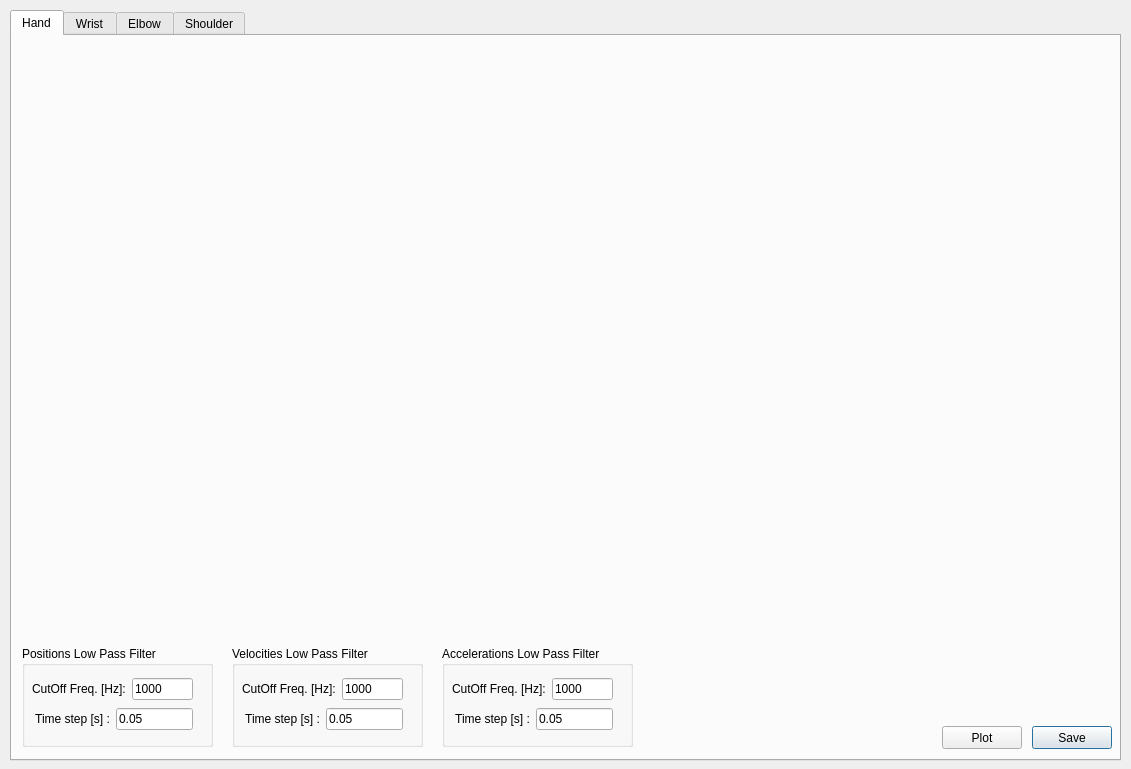
<?xml version="1.0" encoding="UTF-8"?>
<ui version="4.0">
 <class>CompControlDialog</class>
 <widget class="QDialog" name="CompControlDialog">
  <property name="geometry">
   <rect>
    <x>0</x>
    <y>0</y>
    <width>1131</width>
    <height>769</height>
   </rect>
  </property>
  <property name="windowTitle">
   <string>Components during control</string>
  </property>
  <widget class="QTabWidget" name="tabWidget">
   <property name="geometry">
    <rect>
     <x>10</x>
     <y>10</y>
     <width>1111</width>
     <height>751</height>
    </rect>
   </property>
   <property name="currentIndex">
    <number>0</number>
   </property>
   <widget class="QWidget" name="tab_hand">
    <attribute name="title">
     <string>Hand</string>
    </attribute>
    <widget class="QWidget" name="layoutWidget">
     <property name="geometry">
      <rect>
       <x>10</x>
       <y>10</y>
       <width>1081</width>
       <height>591</height>
      </rect>
     </property>
     <layout class="QVBoxLayout" name="verticalLayout">
      <item>
       <layout class="QHBoxLayout" name="horizontalLayout">
        <item>
         <widget class="QCustomPlot" name="plot_hand_x" native="true"/>
        </item>
        <item>
         <widget class="QCustomPlot" name="plot_hand_y" native="true"/>
        </item>
        <item>
         <widget class="QCustomPlot" name="plot_hand_z" native="true"/>
        </item>
       </layout>
      </item>
      <item>
       <layout class="QHBoxLayout" name="horizontalLayout_2">
        <item>
         <widget class="QCustomPlot" name="plot_hand_wx" native="true"/>
        </item>
        <item>
         <widget class="QCustomPlot" name="plot_hand_wy" native="true">
          <zorder>groupBox_low_pass_vel</zorder>
          <zorder>groupBox_low_pass_vel_2</zorder>
          <zorder>groupBox_low_pass_pos</zorder>
         </widget>
        </item>
        <item>
         <widget class="QCustomPlot" name="plot_hand_wz" native="true"/>
        </item>
       </layout>
      </item>
     </layout>
    </widget>
    <widget class="QPushButton" name="pushButton_save_hand">
     <property name="geometry">
      <rect>
       <x>1020</x>
       <y>690</y>
       <width>80</width>
       <height>23</height>
      </rect>
     </property>
     <property name="text">
      <string>Save</string>
     </property>
    </widget>
    <widget class="QPushButton" name="pushButton_plot_hand">
     <property name="geometry">
      <rect>
       <x>930</x>
       <y>690</y>
       <width>80</width>
       <height>23</height>
      </rect>
     </property>
     <property name="text">
      <string>Plot</string>
     </property>
    </widget>
    <widget class="QGroupBox" name="groupBox_low_pass_acc_hand">
     <property name="geometry">
      <rect>
       <x>430</x>
       <y>610</y>
       <width>191</width>
       <height>101</height>
      </rect>
     </property>
     <property name="title">
      <string>Accelerations Low Pass Filter </string>
     </property>
     <widget class="QWidget" name="layoutWidget_13">
      <property name="geometry">
       <rect>
        <x>10</x>
        <y>30</y>
        <width>161</width>
        <height>58</height>
       </rect>
      </property>
      <layout class="QVBoxLayout" name="verticalLayout_14">
       <item>
        <layout class="QHBoxLayout" name="horizontalLayout_27">
         <item>
          <widget class="QLabel" name="label_f_cutoff_acc_hand">
           <property name="text">
            <string>CutOff Freq. [Hz]:</string>
           </property>
          </widget>
         </item>
         <item>
          <widget class="QLineEdit" name="lineEdit_f_cutoff_acc_hand">
           <property name="text">
            <string>1000</string>
           </property>
          </widget>
         </item>
        </layout>
       </item>
       <item>
        <layout class="QHBoxLayout" name="horizontalLayout_28">
         <item>
          <widget class="QLabel" name="label_time_step_acc_hand">
           <property name="text">
            <string> Time step [s] :</string>
           </property>
          </widget>
         </item>
         <item>
          <widget class="QLineEdit" name="lineEdit_time_step_acc_hand">
           <property name="text">
            <string>0.05</string>
           </property>
          </widget>
         </item>
        </layout>
       </item>
      </layout>
     </widget>
    </widget>
    <widget class="QGroupBox" name="groupBox_low_pass_pos_hand">
     <property name="geometry">
      <rect>
       <x>10</x>
       <y>610</y>
       <width>191</width>
       <height>101</height>
      </rect>
     </property>
     <property name="title">
      <string>Positions Low Pass Filter </string>
     </property>
     <widget class="QWidget" name="layoutWidget_14">
      <property name="geometry">
       <rect>
        <x>10</x>
        <y>30</y>
        <width>161</width>
        <height>58</height>
       </rect>
      </property>
      <layout class="QVBoxLayout" name="verticalLayout_15">
       <item>
        <layout class="QHBoxLayout" name="horizontalLayout_29">
         <item>
          <widget class="QLabel" name="label_f_cutoff_pos_hand">
           <property name="text">
            <string>CutOff Freq. [Hz]:</string>
           </property>
          </widget>
         </item>
         <item>
          <widget class="QLineEdit" name="lineEdit_f_cutoff_pos_hand">
           <property name="text">
            <string>1000</string>
           </property>
          </widget>
         </item>
        </layout>
       </item>
       <item>
        <layout class="QHBoxLayout" name="horizontalLayout_30">
         <item>
          <widget class="QLabel" name="label_time_step_pos_hand">
           <property name="text">
            <string> Time step [s] :</string>
           </property>
          </widget>
         </item>
         <item>
          <widget class="QLineEdit" name="lineEdit_time_step_pos_hand">
           <property name="text">
            <string>0.05</string>
           </property>
          </widget>
         </item>
        </layout>
       </item>
      </layout>
     </widget>
    </widget>
    <widget class="QGroupBox" name="groupBox_low_pass_vel_hand">
     <property name="geometry">
      <rect>
       <x>220</x>
       <y>610</y>
       <width>191</width>
       <height>101</height>
      </rect>
     </property>
     <property name="title">
      <string>Velocities Low Pass Filter </string>
     </property>
     <widget class="QWidget" name="layoutWidget_15">
      <property name="geometry">
       <rect>
        <x>10</x>
        <y>30</y>
        <width>161</width>
        <height>58</height>
       </rect>
      </property>
      <layout class="QVBoxLayout" name="verticalLayout_16">
       <item>
        <layout class="QHBoxLayout" name="horizontalLayout_31">
         <item>
          <widget class="QLabel" name="label_f_cutoff_vel_hand">
           <property name="text">
            <string>CutOff Freq. [Hz]:</string>
           </property>
          </widget>
         </item>
         <item>
          <widget class="QLineEdit" name="lineEdit_f_cutoff_vel_hand">
           <property name="text">
            <string>1000</string>
           </property>
          </widget>
         </item>
        </layout>
       </item>
       <item>
        <layout class="QHBoxLayout" name="horizontalLayout_32">
         <item>
          <widget class="QLabel" name="label_time_step_vel_hand">
           <property name="text">
            <string> Time step [s] :</string>
           </property>
          </widget>
         </item>
         <item>
          <widget class="QLineEdit" name="lineEdit_time_step_vel_hand">
           <property name="text">
            <string>0.05</string>
           </property>
          </widget>
         </item>
        </layout>
       </item>
      </layout>
     </widget>
    </widget>
   </widget>
   <widget class="QWidget" name="tab_wrist">
    <attribute name="title">
     <string>Wrist</string>
    </attribute>
    <widget class="QWidget" name="layoutWidget">
     <property name="geometry">
      <rect>
       <x>10</x>
       <y>10</y>
       <width>1081</width>
       <height>591</height>
      </rect>
     </property>
     <layout class="QVBoxLayout" name="verticalLayout_2">
      <item>
       <layout class="QHBoxLayout" name="horizontalLayout_3">
        <item>
         <widget class="QCustomPlot" name="plot_wrist_x" native="true"/>
        </item>
        <item>
         <widget class="QCustomPlot" name="plot_wrist_y" native="true"/>
        </item>
        <item>
         <widget class="QCustomPlot" name="plot_wrist_z" native="true"/>
        </item>
       </layout>
      </item>
      <item>
       <layout class="QHBoxLayout" name="horizontalLayout_4">
        <item>
         <widget class="QCustomPlot" name="plot_wrist_wx" native="true"/>
        </item>
        <item>
         <widget class="QCustomPlot" name="plot_wrist_wy" native="true"/>
        </item>
        <item>
         <widget class="QCustomPlot" name="plot_wrist_wz" native="true"/>
        </item>
       </layout>
      </item>
     </layout>
    </widget>
    <widget class="QPushButton" name="pushButton_save_wrist">
     <property name="geometry">
      <rect>
       <x>1020</x>
       <y>690</y>
       <width>80</width>
       <height>23</height>
      </rect>
     </property>
     <property name="text">
      <string>Save</string>
     </property>
    </widget>
    <widget class="QPushButton" name="pushButton_plot_wrist">
     <property name="geometry">
      <rect>
       <x>930</x>
       <y>690</y>
       <width>80</width>
       <height>23</height>
      </rect>
     </property>
     <property name="text">
      <string>Plot</string>
     </property>
    </widget>
    <widget class="QGroupBox" name="groupBox_low_pass_acc_wrist">
     <property name="geometry">
      <rect>
       <x>430</x>
       <y>610</y>
       <width>191</width>
       <height>101</height>
      </rect>
     </property>
     <property name="title">
      <string>Accelerations Low Pass Filter </string>
     </property>
     <widget class="QWidget" name="layoutWidget_16">
      <property name="geometry">
       <rect>
        <x>10</x>
        <y>30</y>
        <width>161</width>
        <height>58</height>
       </rect>
      </property>
      <layout class="QVBoxLayout" name="verticalLayout_17">
       <item>
        <layout class="QHBoxLayout" name="horizontalLayout_33">
         <item>
          <widget class="QLabel" name="label_f_cutoff_acc_wrist">
           <property name="text">
            <string>CutOff Freq. [Hz]:</string>
           </property>
          </widget>
         </item>
         <item>
          <widget class="QLineEdit" name="lineEdit_f_cutoff_acc_wrist">
           <property name="text">
            <string>1000</string>
           </property>
          </widget>
         </item>
        </layout>
       </item>
       <item>
        <layout class="QHBoxLayout" name="horizontalLayout_34">
         <item>
          <widget class="QLabel" name="label_time_step_acc_wrist">
           <property name="text">
            <string> Time step [s] :</string>
           </property>
          </widget>
         </item>
         <item>
          <widget class="QLineEdit" name="lineEdit_time_step_acc_wrist">
           <property name="text">
            <string>0.05</string>
           </property>
          </widget>
         </item>
        </layout>
       </item>
      </layout>
     </widget>
    </widget>
    <widget class="QGroupBox" name="groupBox_low_pass_vel_wrist">
     <property name="geometry">
      <rect>
       <x>220</x>
       <y>610</y>
       <width>191</width>
       <height>101</height>
      </rect>
     </property>
     <property name="title">
      <string>Velocities Low Pass Filter </string>
     </property>
     <widget class="QWidget" name="layoutWidget_17">
      <property name="geometry">
       <rect>
        <x>10</x>
        <y>30</y>
        <width>161</width>
        <height>58</height>
       </rect>
      </property>
      <layout class="QVBoxLayout" name="verticalLayout_18">
       <item>
        <layout class="QHBoxLayout" name="horizontalLayout_35">
         <item>
          <widget class="QLabel" name="label_f_cutoff_vel_wrist">
           <property name="text">
            <string>CutOff Freq. [Hz]:</string>
           </property>
          </widget>
         </item>
         <item>
          <widget class="QLineEdit" name="lineEdit_f_cutoff_vel_wrist">
           <property name="text">
            <string>1000</string>
           </property>
          </widget>
         </item>
        </layout>
       </item>
       <item>
        <layout class="QHBoxLayout" name="horizontalLayout_36">
         <item>
          <widget class="QLabel" name="label_time_step_vel_wrist">
           <property name="text">
            <string> Time step [s] :</string>
           </property>
          </widget>
         </item>
         <item>
          <widget class="QLineEdit" name="lineEdit_time_step_vel_wrist">
           <property name="text">
            <string>0.05</string>
           </property>
          </widget>
         </item>
        </layout>
       </item>
      </layout>
     </widget>
    </widget>
    <widget class="QGroupBox" name="groupBox_low_pass_pos_wrist">
     <property name="geometry">
      <rect>
       <x>10</x>
       <y>610</y>
       <width>191</width>
       <height>101</height>
      </rect>
     </property>
     <property name="title">
      <string>Positions Low Pass Filter </string>
     </property>
     <widget class="QWidget" name="layoutWidget_18">
      <property name="geometry">
       <rect>
        <x>10</x>
        <y>30</y>
        <width>161</width>
        <height>58</height>
       </rect>
      </property>
      <layout class="QVBoxLayout" name="verticalLayout_19">
       <item>
        <layout class="QHBoxLayout" name="horizontalLayout_37">
         <item>
          <widget class="QLabel" name="label_f_cutoff_pos_wrist">
           <property name="text">
            <string>CutOff Freq. [Hz]:</string>
           </property>
          </widget>
         </item>
         <item>
          <widget class="QLineEdit" name="lineEdit_f_cutoff_pos_wrist">
           <property name="text">
            <string>1000</string>
           </property>
          </widget>
         </item>
        </layout>
       </item>
       <item>
        <layout class="QHBoxLayout" name="horizontalLayout_38">
         <item>
          <widget class="QLabel" name="label_time_step_pos_wrist">
           <property name="text">
            <string> Time step [s] :</string>
           </property>
          </widget>
         </item>
         <item>
          <widget class="QLineEdit" name="lineEdit_time_step_pos_wrist">
           <property name="text">
            <string>0.05</string>
           </property>
          </widget>
         </item>
        </layout>
       </item>
      </layout>
     </widget>
    </widget>
   </widget>
   <widget class="QWidget" name="tab_elbow">
    <attribute name="title">
     <string>Elbow</string>
    </attribute>
    <widget class="QWidget" name="layoutWidget_2">
     <property name="geometry">
      <rect>
       <x>10</x>
       <y>10</y>
       <width>1081</width>
       <height>591</height>
      </rect>
     </property>
     <layout class="QVBoxLayout" name="verticalLayout_3">
      <item>
       <layout class="QHBoxLayout" name="horizontalLayout_5">
        <item>
         <widget class="QCustomPlot" name="plot_elbow_x" native="true"/>
        </item>
        <item>
         <widget class="QCustomPlot" name="plot_elbow_y" native="true"/>
        </item>
        <item>
         <widget class="QCustomPlot" name="plot_elbow_z" native="true"/>
        </item>
       </layout>
      </item>
      <item>
       <layout class="QHBoxLayout" name="horizontalLayout_6">
        <item>
         <widget class="QCustomPlot" name="plot_elbow_wx" native="true"/>
        </item>
        <item>
         <widget class="QCustomPlot" name="plot_elbow_wy" native="true"/>
        </item>
        <item>
         <widget class="QCustomPlot" name="plot_elbow_wz" native="true"/>
        </item>
       </layout>
      </item>
     </layout>
    </widget>
    <widget class="QPushButton" name="pushButton_save_elbow">
     <property name="geometry">
      <rect>
       <x>1020</x>
       <y>690</y>
       <width>80</width>
       <height>23</height>
      </rect>
     </property>
     <property name="text">
      <string>Save</string>
     </property>
    </widget>
    <widget class="QPushButton" name="pushButton_plot_elbow">
     <property name="geometry">
      <rect>
       <x>930</x>
       <y>690</y>
       <width>80</width>
       <height>23</height>
      </rect>
     </property>
     <property name="text">
      <string>Plot</string>
     </property>
    </widget>
    <widget class="QGroupBox" name="groupBox_low_pass_vel_elbow">
     <property name="geometry">
      <rect>
       <x>220</x>
       <y>610</y>
       <width>191</width>
       <height>101</height>
      </rect>
     </property>
     <property name="title">
      <string>Velocities Low Pass Filter </string>
     </property>
     <widget class="QWidget" name="layoutWidget_19">
      <property name="geometry">
       <rect>
        <x>10</x>
        <y>30</y>
        <width>161</width>
        <height>58</height>
       </rect>
      </property>
      <layout class="QVBoxLayout" name="verticalLayout_20">
       <item>
        <layout class="QHBoxLayout" name="horizontalLayout_39">
         <item>
          <widget class="QLabel" name="label_f_cutoff_vel_elbow">
           <property name="text">
            <string>CutOff Freq. [Hz]:</string>
           </property>
          </widget>
         </item>
         <item>
          <widget class="QLineEdit" name="lineEdit_f_cutoff_vel_elbow">
           <property name="text">
            <string>1000</string>
           </property>
          </widget>
         </item>
        </layout>
       </item>
       <item>
        <layout class="QHBoxLayout" name="horizontalLayout_40">
         <item>
          <widget class="QLabel" name="label_time_step_vel_elbow">
           <property name="text">
            <string> Time step [s] :</string>
           </property>
          </widget>
         </item>
         <item>
          <widget class="QLineEdit" name="lineEdit_time_step_vel_elbow">
           <property name="text">
            <string>0.05</string>
           </property>
          </widget>
         </item>
        </layout>
       </item>
      </layout>
     </widget>
    </widget>
    <widget class="QGroupBox" name="groupBox_low_pass_pos_elbow">
     <property name="geometry">
      <rect>
       <x>10</x>
       <y>610</y>
       <width>191</width>
       <height>101</height>
      </rect>
     </property>
     <property name="title">
      <string>Positions Low Pass Filter </string>
     </property>
     <widget class="QWidget" name="layoutWidget_20">
      <property name="geometry">
       <rect>
        <x>10</x>
        <y>30</y>
        <width>161</width>
        <height>58</height>
       </rect>
      </property>
      <layout class="QVBoxLayout" name="verticalLayout_21">
       <item>
        <layout class="QHBoxLayout" name="horizontalLayout_41">
         <item>
          <widget class="QLabel" name="label_f_cutoff_pos_elbow">
           <property name="text">
            <string>CutOff Freq. [Hz]:</string>
           </property>
          </widget>
         </item>
         <item>
          <widget class="QLineEdit" name="lineEdit_f_cutoff_pos_elbow">
           <property name="text">
            <string>1000</string>
           </property>
          </widget>
         </item>
        </layout>
       </item>
       <item>
        <layout class="QHBoxLayout" name="horizontalLayout_42">
         <item>
          <widget class="QLabel" name="label_time_step_pos_elbow">
           <property name="text">
            <string> Time step [s] :</string>
           </property>
          </widget>
         </item>
         <item>
          <widget class="QLineEdit" name="lineEdit_time_step_pos_elbow">
           <property name="text">
            <string>0.05</string>
           </property>
          </widget>
         </item>
        </layout>
       </item>
      </layout>
     </widget>
    </widget>
    <widget class="QGroupBox" name="groupBox_low_pass_acc_elbow">
     <property name="geometry">
      <rect>
       <x>430</x>
       <y>610</y>
       <width>191</width>
       <height>101</height>
      </rect>
     </property>
     <property name="title">
      <string>Accelerations Low Pass Filter </string>
     </property>
     <widget class="QWidget" name="layoutWidget_21">
      <property name="geometry">
       <rect>
        <x>10</x>
        <y>30</y>
        <width>161</width>
        <height>58</height>
       </rect>
      </property>
      <layout class="QVBoxLayout" name="verticalLayout_22">
       <item>
        <layout class="QHBoxLayout" name="horizontalLayout_43">
         <item>
          <widget class="QLabel" name="label_f_cutoff_acc_elbow">
           <property name="text">
            <string>CutOff Freq. [Hz]:</string>
           </property>
          </widget>
         </item>
         <item>
          <widget class="QLineEdit" name="lineEdit_f_cutoff_acc_elbow">
           <property name="text">
            <string>1000</string>
           </property>
          </widget>
         </item>
        </layout>
       </item>
       <item>
        <layout class="QHBoxLayout" name="horizontalLayout_44">
         <item>
          <widget class="QLabel" name="label_time_step_acc_elbow">
           <property name="text">
            <string> Time step [s] :</string>
           </property>
          </widget>
         </item>
         <item>
          <widget class="QLineEdit" name="lineEdit_time_step_acc_elbow">
           <property name="text">
            <string>0.05</string>
           </property>
          </widget>
         </item>
        </layout>
       </item>
      </layout>
     </widget>
    </widget>
   </widget>
   <widget class="QWidget" name="tab_shoulder">
    <attribute name="title">
     <string>Shoulder</string>
    </attribute>
    <widget class="QWidget" name="layoutWidget_3">
     <property name="geometry">
      <rect>
       <x>10</x>
       <y>10</y>
       <width>1081</width>
       <height>591</height>
      </rect>
     </property>
     <layout class="QVBoxLayout" name="verticalLayout_4">
      <item>
       <layout class="QHBoxLayout" name="horizontalLayout_7">
        <item>
         <widget class="QCustomPlot" name="plot_shoulder_x" native="true"/>
        </item>
        <item>
         <widget class="QCustomPlot" name="plot_shoulder_y" native="true"/>
        </item>
        <item>
         <widget class="QCustomPlot" name="plot_shoulder_z" native="true"/>
        </item>
       </layout>
      </item>
      <item>
       <layout class="QHBoxLayout" name="horizontalLayout_8">
        <item>
         <widget class="QCustomPlot" name="plot_shoulder_wx" native="true"/>
        </item>
        <item>
         <widget class="QCustomPlot" name="plot_shoulder_wy" native="true"/>
        </item>
        <item>
         <widget class="QCustomPlot" name="plot_shoulder_wz" native="true"/>
        </item>
       </layout>
      </item>
     </layout>
    </widget>
    <widget class="QPushButton" name="pushButton_save_shoulder">
     <property name="geometry">
      <rect>
       <x>1020</x>
       <y>690</y>
       <width>80</width>
       <height>23</height>
      </rect>
     </property>
     <property name="text">
      <string>Save</string>
     </property>
    </widget>
    <widget class="QPushButton" name="pushButton_plot_shoulder">
     <property name="geometry">
      <rect>
       <x>930</x>
       <y>690</y>
       <width>80</width>
       <height>23</height>
      </rect>
     </property>
     <property name="text">
      <string>Plot</string>
     </property>
    </widget>
    <widget class="QGroupBox" name="groupBox_low_pass_pos_shoulder">
     <property name="geometry">
      <rect>
       <x>10</x>
       <y>610</y>
       <width>191</width>
       <height>101</height>
      </rect>
     </property>
     <property name="title">
      <string>Positions Low Pass Filter </string>
     </property>
     <widget class="QWidget" name="layoutWidget_10">
      <property name="geometry">
       <rect>
        <x>10</x>
        <y>30</y>
        <width>161</width>
        <height>58</height>
       </rect>
      </property>
      <layout class="QVBoxLayout" name="verticalLayout_11">
       <item>
        <layout class="QHBoxLayout" name="horizontalLayout_21">
         <item>
          <widget class="QLabel" name="label_f_cutoff_pos_shoulder">
           <property name="text">
            <string>CutOff Freq. [Hz]:</string>
           </property>
          </widget>
         </item>
         <item>
          <widget class="QLineEdit" name="lineEdit_f_cutoff_pos_shoulder">
           <property name="text">
            <string>1000</string>
           </property>
          </widget>
         </item>
        </layout>
       </item>
       <item>
        <layout class="QHBoxLayout" name="horizontalLayout_22">
         <item>
          <widget class="QLabel" name="label_time_step_pos_shoulder">
           <property name="text">
            <string> Time step [s] :</string>
           </property>
          </widget>
         </item>
         <item>
          <widget class="QLineEdit" name="lineEdit_time_step_pos_shoulder">
           <property name="text">
            <string>0.05</string>
           </property>
          </widget>
         </item>
        </layout>
       </item>
      </layout>
     </widget>
    </widget>
    <widget class="QGroupBox" name="groupBox_low_pass_acc_shoulder">
     <property name="geometry">
      <rect>
       <x>430</x>
       <y>610</y>
       <width>191</width>
       <height>101</height>
      </rect>
     </property>
     <property name="title">
      <string>Accelerations Low Pass Filter </string>
     </property>
     <widget class="QWidget" name="layoutWidget_11">
      <property name="geometry">
       <rect>
        <x>10</x>
        <y>30</y>
        <width>161</width>
        <height>58</height>
       </rect>
      </property>
      <layout class="QVBoxLayout" name="verticalLayout_12">
       <item>
        <layout class="QHBoxLayout" name="horizontalLayout_23">
         <item>
          <widget class="QLabel" name="label_f_cutoff_acc_shoulder">
           <property name="text">
            <string>CutOff Freq. [Hz]:</string>
           </property>
          </widget>
         </item>
         <item>
          <widget class="QLineEdit" name="lineEdit_f_cutoff_acc_shoulder">
           <property name="text">
            <string>1000</string>
           </property>
          </widget>
         </item>
        </layout>
       </item>
       <item>
        <layout class="QHBoxLayout" name="horizontalLayout_24">
         <item>
          <widget class="QLabel" name="label_time_step_acc_shoulder">
           <property name="text">
            <string> Time step [s] :</string>
           </property>
          </widget>
         </item>
         <item>
          <widget class="QLineEdit" name="lineEdit_time_step_acc_shoulder">
           <property name="text">
            <string>0.05</string>
           </property>
          </widget>
         </item>
        </layout>
       </item>
      </layout>
     </widget>
    </widget>
    <widget class="QGroupBox" name="groupBox_low_pass_vel_shoulder">
     <property name="geometry">
      <rect>
       <x>220</x>
       <y>610</y>
       <width>191</width>
       <height>101</height>
      </rect>
     </property>
     <property name="title">
      <string>Velocities Low Pass Filter </string>
     </property>
     <widget class="QWidget" name="layoutWidget_12">
      <property name="geometry">
       <rect>
        <x>10</x>
        <y>30</y>
        <width>161</width>
        <height>58</height>
       </rect>
      </property>
      <layout class="QVBoxLayout" name="verticalLayout_13">
       <item>
        <layout class="QHBoxLayout" name="horizontalLayout_25">
         <item>
          <widget class="QLabel" name="label_f_cutoff_vel_shoulder">
           <property name="text">
            <string>CutOff Freq. [Hz]:</string>
           </property>
          </widget>
         </item>
         <item>
          <widget class="QLineEdit" name="lineEdit_f_cutoff_vel_shoulder">
           <property name="text">
            <string>1000</string>
           </property>
          </widget>
         </item>
        </layout>
       </item>
       <item>
        <layout class="QHBoxLayout" name="horizontalLayout_26">
         <item>
          <widget class="QLabel" name="label_time_step_vel_shoulder">
           <property name="text">
            <string> Time step [s] :</string>
           </property>
          </widget>
         </item>
         <item>
          <widget class="QLineEdit" name="lineEdit_time_step_vel_shoulder">
           <property name="text">
            <string>0.05</string>
           </property>
          </widget>
         </item>
        </layout>
       </item>
      </layout>
     </widget>
    </widget>
   </widget>
  </widget>
 </widget>
 <customwidgets>
  <customwidget>
   <class>QCustomPlot</class>
   <extends>QWidget</extends>
   <header>qcustomplot.h</header>
   <container>1</container>
  </customwidget>
 </customwidgets>
 <resources/>
 <connections/>
</ui>
